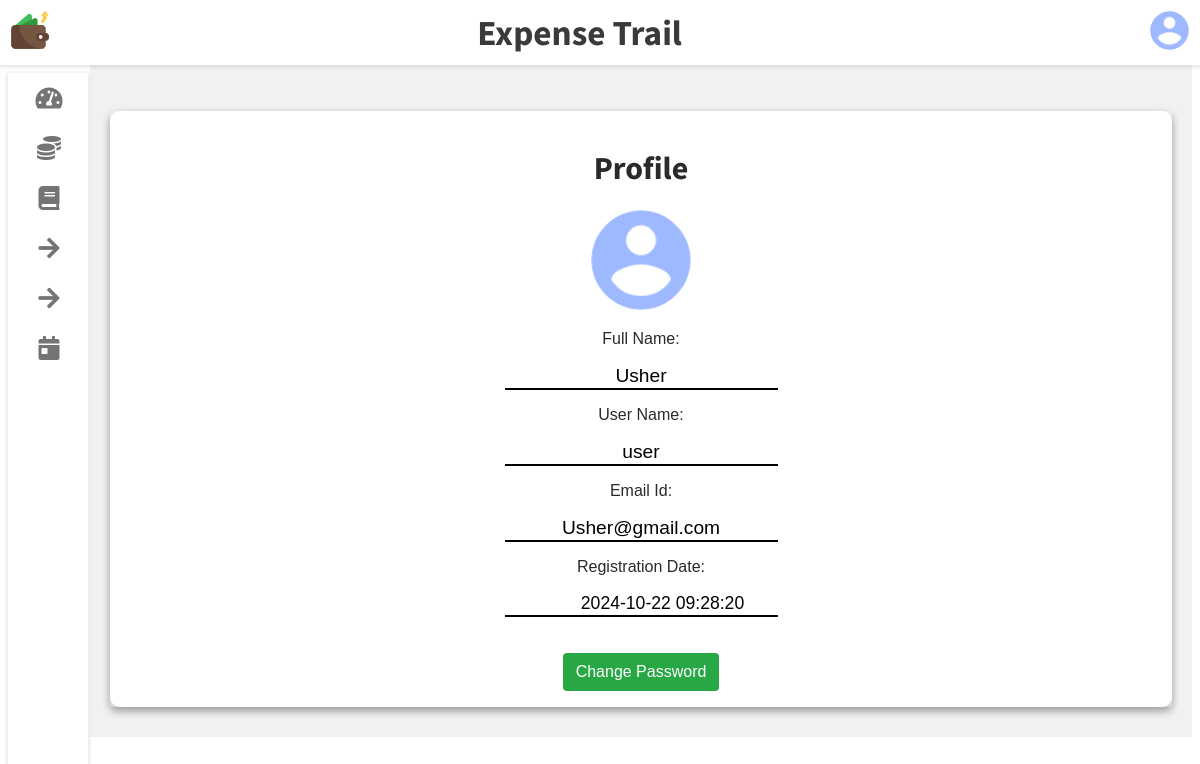
Screenshot of /templates/10-Profile.php (signed in) with the database file from the repository.
### tables this page shows
CREATE TABLE `user` (
  `Full_Name` varchar(40) NOT NULL,
  `Email` varchar(255) NOT NULL,
  `Username` varchar(255) NOT NULL,
  `UserId` int(11) NOT NULL,
  `Password` varchar(32) NOT NULL,
  `Photo` varchar(255) NOT NULL,
  `RegDate` timestamp NOT NULL DEFAULT current_timestamp()
);

### init.php (called while the page is built, shortened)
<?php
    include_once 'connection.php';
    include_once 'user.php';
    global $pdo;
    $getFromU = new User($pdo);
?>

### user.php (called while the page is built, shortened)
<?php
    class User extends Base{
        function __construct($pdo)
        {
            $this->pdo = $pdo;
        }
        public function Photofetch($UserId) {
            $stmt = $this->pdo->prepare("SELECT Photo FROM user WHERE UserId = :UserId");
            $stmt->bindParam(":UserId", $UserId, PDO::PARAM_INT);
            $stmt->execute();
            $user = $stmt->fetch(PDO::FETCH_OBJ);
            return $user->Photo;
        }
        public function userData($user_id) {
            $stmt = $this->pdo->prepare("SELECT * FROM user WHERE UserId = :user_id");
            $stmt->bindParam(":user_id", $user_id, PDO::PARAM_INT);
            $stmt->execute();
            return $stmt->fetch(PDO::FETCH_OBJ);
        }
    }
?>

### templates/10-Profile.php (the view, shortened to what this page needs)
<?php
    include_once "../init.php";
    include_once 'skeleton.php';
    $userobj = $getFromU->userData($_SESSION['UserId']);
    $fullname = $userobj->Full_Name;
    $usr_name = $userobj->Username;
    $emailid = $userobj->Email;
    $JoinDate = $userobj->RegDate;
    $picture = $userobj->Photo;
?>
<div class="wrapper">
    <div class="row">
        <div class="col-12 col-m-12 col-sm-12" >
            <div class="card">
                <div class="counter" style="display: flex; align-items: center; justify-content: center;">
                <form action="">
                    <h1 style="font-family: 'Source Sans Pro'">Profile</h1>
                    <div>
                        <img style="width:100px; height:100px; object-fit: cover; border-radius: 50%;" src=<?php echo '"'.$picture.'"' ?> alt="">
                    </div>
                    <div>
                        <p>Full Name:</p>
                        <input type="text" class="text-input"  style="width: 100%;" value=<?php echo '"'.$fullname.'"' ?>  readonly><br>
                    </div>
                    <div>
                        <p>User Name:</p>
                        <input type="text" class="text-input"  style="width: 100%;" value=<?php echo '"'.$usr_name.'"' ?> readonly><br>
                    </div>
                    <div>
                        <p>Email Id:</p>
                        <input type="email " style="width: 100%;" class="text-input" value=<?php echo '"'.$emailid.'"' ?> readonly><br>
                    </div>
                    <div>
                        <p>Registration Date:</p>
                        <input type="datetime" class="text-input" style="width: 100%; font-size: 1.1em; padding-left: 45px;" value=<?php echo '"'.$JoinDate.'"' ?> readonly><br>
                    </div>
                    <br>
                    <div><br>
                        <a href="11-changepass.php"><button type="button" class="pressbutton" name="submit">Change Password</button></a>
                    </div>
                </form>
                </div>
            </div>
        </div>
    </div>
</div>

### templates/skeleton.php (shortened to what this page needs)
<?php
    include_once "../init.php";
    $pic = $getFromU->Photofetch($_SESSION['UserId']);
    $pic = '"'. $pic . '"';
    $theme = $_COOKIE['theme'] ?? 'light';
    $sidebarState = $_COOKIE['sidebar'] ?? 'expanded';
?>
<!DOCTYPE html>
<html lang="en">
<head>
    <link rel="stylesheet" href="https://cdnjs.cloudflare.com/ajax/libs/font-awesome/5.9.0/css/all.css">
    <link rel="stylesheet" type="text/css" href="https://cdnjs.cloudflare.com/ajax/libs/Chart.js/2.9.3/Chart.min.css">
    <link rel="stylesheet" href="../static/css/skeleton.css">
    <link rel="stylesheet" href="../static/css/11-changepass.css">
    <link rel="stylesheet" href="../static/css/7-Datewise.css">
    <link rel="stylesheet" href="https://stackpath.bootstrapcdn.com/font-awesome/4.7.0/css/font-awesome.min.css">
    <link rel="stylesheet" href="../static/css/yearpicker.css">
    <link rel="stylesheet" href="../static/css/6-Manage-Expenses.css">
</head>
<body class="<?php echo $theme . ' ' . $sidebarState; ?> overlay-scrollbar">
    <div class="navbar">
        <ul class="navbar-nav">
            <li class="nav-item">
                <img src="../static/images/expenseic.png" alt="" class="logo">
            </li>
        </ul>
        <h1 class="navbar-text">Expense Trail</h1>
        <ul class="navbar-nav nav-right">
            <li class="nav-item">
                <div class="avt dropdown">
                    <img src=<?php echo $pic ?> alt="" class="dropdown-toggle">
                </div>
            </li>
        </ul>
    </div>
    <div class="sidebar">
        <ul class="sidebar-nav">
            <li class="sidebar-nav-item">
                <a href="3-Dashboard.php" class="sidebar-nav-link">
                    <div>
                        <i class="fas fa-tachometer-alt"></i>
                    </div>
                </a>
            </li>
            <li class="sidebar-nav-item">
                <a href="4-Set-Budget.php" class="sidebar-nav-link">
                    <div>
                        <i class="fas fa-coins"></i>
                    </div>
                </a>
            </li>
            <li class="sidebar-nav-item">
                <a href="4-set-accounts.php" class="sidebar-nav-link">
                    <div>
                        <i class="fas fa-book"></i>
                    </div>
                </a>
            </li>
            <li class="sidebar-nav-item">
                <a href="5-Add-Expenses.php" class="sidebar-nav-link">
                    <div>
                        <i class="fas fa-arrow-right" aria-hidden="true"></i>
                    </div>
                </a>
            </li>
            <li class="sidebar-nav-item">
                <a href="6-Manage-Expenses.php" class="sidebar-nav-link">
                    <div>
                        <i class="fas fa-arrow-right" aria-hidden="true"></i>
                    </div>
                </a>
            </li>
            <li class="sidebar-nav-item">
                <a href="7-Datewise.php" class="sidebar-nav-link">
                    <div>
                        <i class="fas fa-calendar-day" aria-hidden="true"></i>
                    </div>
                </a>
            </li>
        </ul>
    </div>
    <a href="?switchTheme=true" class="theme-switch">Switch Theme</a>
</body>
</html>

### static/css/skeleton.css (style rules this page uses)
:root { --primary-color: #1f2ac4; --success-color: #804cb0; --warning-color: #e9d900; --danger-color: #eb4d4b; --violet-color: #e9b200; --yellow-color: #28a82e; --lite-color: #0BDBDB; --light-color: #212529; --light-second-color: #727475; --light-background: #ffffff; --light-second-background: #f1f1f1; --dark-color: #909090; --dark-second-color: #f5f6fa; --dark-background: #23242D; --dark-second-background: #181818; }
.light { --main-bg-color: var(--light-background); --second-bg-color: var(--light-second-background); --main-color: var(--light-color); --second-color: var(--light-second-color); }
* { box-sizing: border-box; }
body { font-family: Verdana, Helvetica, sans-serif; background: var(--main-bg-color); color: var(--main-color); }
.navbar { display: flex; flex-direction: row; background: var(--main-bg-color); color: var(--main-color); position: fixed; top: 0; right: 0; left: 0; z-index: 101; box-shadow: rgba(0,0,0,0.12) 0px 1px 4px 1px; }
.navbar-nav { list-style: none; display: flex; flex-direction: row; padding-left: 0; margin-bottom: 0; margin-top: 0; }
.nav-right { margin-left: auto; }
.navbar-text { position: relative; margin: auto; width: 80%; text-align: center; font-family: 'Source Sans Pro'; font-size: 2.2em; color: #3a3a3a; }
.logo { height: 60px; padding: 10px; }
.avt img { width: 39px; height: 39px; border-radius: 50%; }
.avt { padding: 11px; }
.dropdown { position: relative; }
.wrapper { padding: 10px; margin-left: 82px; padding-top: 75px; background: var(--second-bg-color); transition: margin-left .5s; }
.sidebar { width: 82px; height: 100vh; position: fixed; margin-top: 65px; background: var(--main-bg-color); box-shadow: rgba(0,0,0,0.12) 0px 1px 4px 1px; overflow: hidden; z-index: 100; transition: width .5s; }
.sidebar-nav { list-style: none; padding: 0; margin: 0; display: flex; flex-direction: column; align-items: center; height: 100vh; }
.sidebar-nav-item { width: 100%; }
.sidebar-nav-link { display: flex; align-items: center; color: var(--main-color); text-decoration: none; }
.sidebar-nav-link i { font-size: 1.5rem; color: var(--second-color); position: absolute; left: 50%; top: 50%; transform: translate(-50%, -50%); }
.sidebar-nav-link div { min-width: 82px; height: 50px; position: relative; }
.card { background: var(--main-bg-color); color: var(--main-color); border-radius: 10px; margin-bottom: 10px; box-shadow: 0 4px 8px 0 rgba(0,0,0,0.2); }
.row { display: flex; flex-wrap: wrap; flex-direction: row; }
.row:before, .row:after { box-sizing: border-box; }
[class*="col-"] { padding: 10px; }
@media only screen and (min-width: 600px) { [class*="col-"] { width: 100%; } }
@media only screen and (min-width: 600px) { .col-sm-12 { width: 100%; } }
@media only screen and (min-width: 768px) { .col-m-12 { width: 100%; } }
@media screen and (min-width: 992px) { .col-12 { width: 100%; } }
.counter { padding: 16px;text-align: center; color: #2a2a2a; border-radius: 4px; box-shadow: 0 4px 8px 0 rgba(0,0,0,0.2); }
.pressbutton { display: inline-block; font-weight: 400; color: #212529; text-align: center; border: 1px solid transparent; padding: .375rem .75rem; font-size: 1rem; line-height: 1.5; border-radius: .25rem; color: #fff; background-color: #28A745; }
.text-input { color:black; font-size: 1.2em; background: rgba(0,0,0,0); text-align: center; border: none; outline: none; border-bottom: 2px solid black; }
button { border: none; outline: none; cursor: pointer; }

### static/css/yearpicker.css (style rules this page uses)
:root { --background-color: #fff; --border-color: #ccc; --text-color: #555; --selected-text-color: #C0392B; --hover-background-color: #eee; }

### templates/skeleton.php (style rules this page uses)
body.light { background-color: #fff; color: #000; }
.expanded .sidebar { width: 80px; }
.sidebar-nav .sidebar-nav-item { list-style: none; }
.sidebar-nav .sidebar-nav-item a { text-decoration: none; }

### rows the page displays
user: Photo (picture), Full_Name "Usher", Username "user", Email "Usher@gmail.com", RegDate "2024-10-22 09:28:20"
